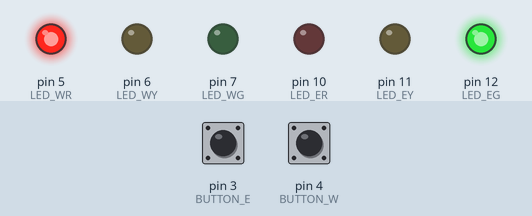
A sketch run on a simulated Arduino Uno, built with avr-gcc and run on an emulated ATmega328P. Parts: output pins drawn as LEDs (lit = HIGH). The inputs (shaded band) are chosen by the test bench; at power-on: pin 4 (BUTTON_W) LOW, pin 3 (BUTTON_E) LOW.

Above: at 1.2 s.
1.3 s: pin 4 (BUTTON_W) pulled HIGH for 0.15 s
At 2.7 s:
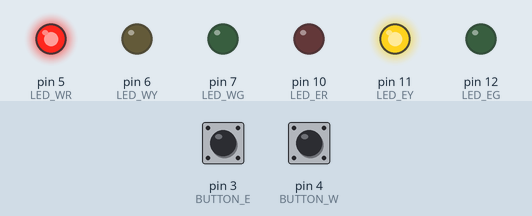
At 4.2 s:
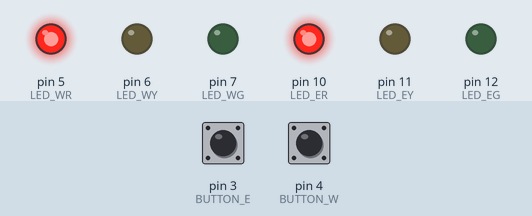
7.4 s: pin 3 (BUTTON_E) driven LOW
9.8 s: pin 3 (BUTTON_E) driven HIGH
At 10.4 s:
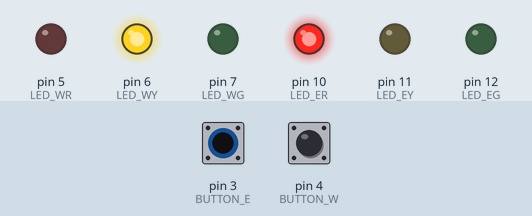
15.8 s: pin 4 (BUTTON_W) driven LOW
Timing chart, 0 to 18.8 s (numbered marks = the images above; inputs shaded):
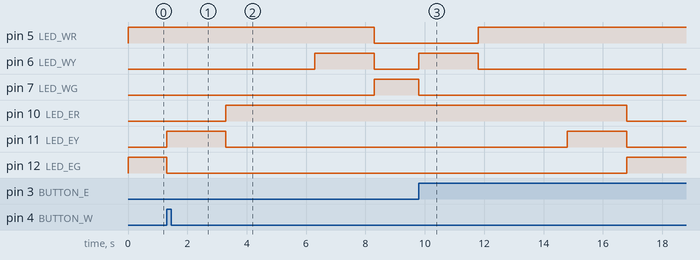

The sketch:

sketch.ino
```cpp
/*
Szkic Arduino Sygnalizacja Świetlna - Polska
Autor: Kamil Kosmela, 22-10-2023
*/

#define LED_WR 5
#define LED_WY 6
#define LED_WG 7
#define LED_ER 10
#define LED_EY 11
#define LED_EG 12
#define BUTTON_W 4
#define BUTTON_E 3
int buttonState_W = 0;
int buttonState_E = 0;

void setup()
{
pinMode(LED_WR, OUTPUT); // pin wyjściowy dla diody LED west red
pinMode(LED_WY, OUTPUT); // pin wyjściowy dla diody LED west yellow
pinMode(LED_WG, OUTPUT); // pin wyjściowy dla diody LED west green
pinMode(LED_ER, OUTPUT); // pin wyjściowy dla diody LED east red
pinMode(LED_EY, OUTPUT); // pin wyjściowy dla diody LED east yellow
pinMode(LED_EG, OUTPUT); // pin wyjściowy dla diody LED east green
pinMode(BUTTON_W, INPUT); // pin wejściowy dla przycisku west
pinMode(BUTTON_E, INPUT); // pin wejściowy dla przycisku east
digitalWrite(LED_WR, HIGH);
digitalWrite(LED_EG, HIGH);
}

void loop()
{
buttonState_W = digitalRead(BUTTON_W);
buttonState_E = digitalRead(BUTTON_E);


if ( buttonState_W == HIGH && digitalRead(LED_EG) == HIGH)
{
//zamykamy ruch dla east
digitalWrite(LED_EG, LOW);
digitalWrite(LED_EY, HIGH);
delay(2000);
digitalWrite(LED_EY, LOW);
digitalWrite(LED_ER, HIGH);
delay(3000); // czekamy, az pojazdy zdaza przejechac most
// otwieramy ruch dla west
digitalWrite(LED_WY, HIGH);
delay(2000);
digitalWrite(LED_WR, LOW);
digitalWrite(LED_WY, LOW);
digitalWrite(LED_WG, HIGH);
}
if ( buttonState_E == HIGH && digitalRead(LED_WG) == HIGH )
{
// zamykamy ruch dla west
digitalWrite(LED_WG, LOW);
digitalWrite(LED_WY, HIGH);
delay(2000);
digitalWrite(LED_WY, LOW);
digitalWrite(LED_WR, HIGH);
delay(3000); // czekamy, az pojazdy zdaza przejechac most
// otwieramy ruch dla east
digitalWrite(LED_EY, HIGH);
delay(2000);
digitalWrite(LED_EY, LOW);
digitalWrite(LED_ER, LOW);
digitalWrite(LED_EG, HIGH);
}
}
```

Measured:
- after the input at 1.3 s, pin 6 (LED_WY): LOW → HIGH after 5.0 s; pin 10 (LED_ER): LOW → HIGH after 2.0 s; pin 11 (LED_EY): LOW → HIGH at once, → LOW 2.0 s later; pin 12 (LED_EG): HIGH → LOW at once
- after the input at 9.8 s, pin 5 (LED_WR): LOW → HIGH after 2.0 s; pin 6 (LED_WY): LOW → HIGH at once, → LOW 2.0 s later; pin 7 (LED_WG): HIGH → LOW at once; pin 11 (LED_EY): LOW → HIGH after 5.0 s
